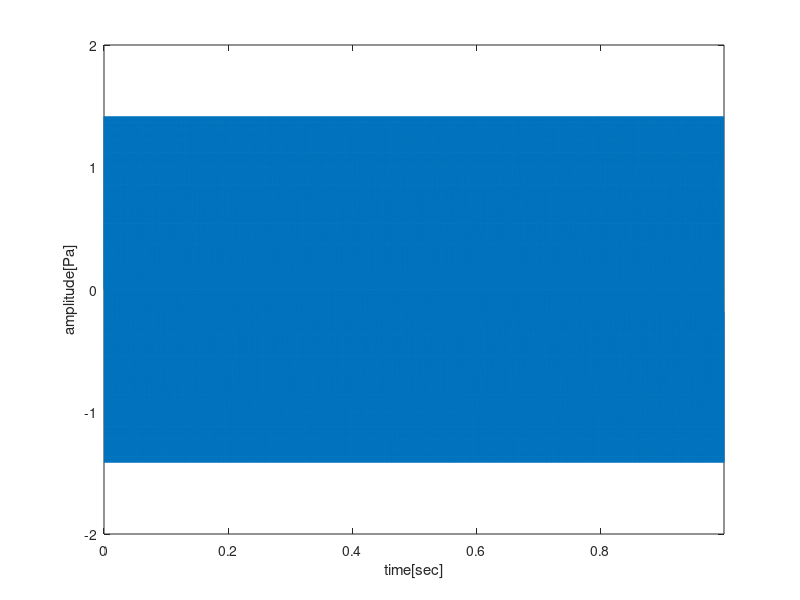

Reproduce this figure in MATLAB. (Note: this script raises an error after producing the figure.)
%% start

%% initialization
close all;
clc;
clear;

%% constant
A = sqrt(2);
f = 1e3;
T = 1;
fs = 48e3;

%% create vector
t = 0 : 1/fs : T - 1/fs;
y = A * sin(2 * pi * f * t);

%% plot signal
figure('position', [0, 0, 500*sqrt(2), 500]);

plot(t,y);
ylabel('amplitude[Pa]');
xlabel('time[sec]');
xlim([t(1) t(end)]);
ylim([-2 2]);
ax = gca;
ax.FontSize = 17;

strtitle = 'PURE SIGNAL';
sgtitle(strtitle, 'FontSize', 17);

%% save as png
f = gcf;
exportgraphics(f, 'step1_pure.png', 'Resolution', 500);

%% end
